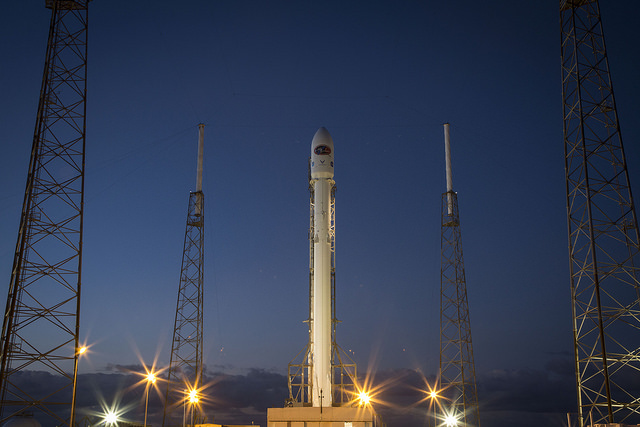
#> input picture skimage.data.rocket(), 640 x 427 px
$ jupyter execute --allow-errors Unit16.1_Image_Processing.ipynb   (shell and % lines are left out)
#> lines starting #> are read from the running program, lines starting #| are printed output that depends on the picture
# Import Packages and load dataset

[cell 1]
import matplotlib.pyplot as plt
import numpy as np
import os
import seaborn as sns

from skimage import data, color
from skimage.filters import threshold_otsu, threshold_local, try_all_threshold

[cell 2]
imgdir = '../datasets/images'

## Functions

[cell 3]
def show_image(image, title='', cmap='gray', silent=True, ax=None):

    if not silent:
        print('Shape of {}: {}'.format('image' if title=='' else title, image.shape))

    if ax is None:
        ax = plt.gca()

    ax.imshow(image, cmap=cmap)   # cmap is ignored for RGB data
    ax.set_title(title)
    ax.axis('off')

# Intro. Image Processing and scikit-image

[cell 4]
# Load the rocket image
rocket = data.rocket()
#> rocket is the input picture: shape (427, 640, 3); mean R, G, B 52.3, 61.3, 82.3

# Convert the image to grayscale
gray_scaled_rocket = color.rgb2gray(rocket)
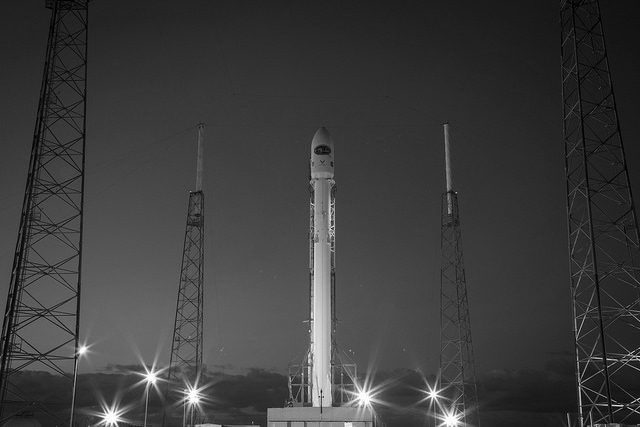
#> gray_scaled_rocket: shape (427, 640) float64; min 0, max 1, mean 0.239

#print('shape of original image: {}'.format(rocket.shape))
#print('shape of gray_scaled image: {}'.format(gray_scaled_rocket.shape))

fig, axes = plt.subplots(1,2, figsize=(10,8))
# Show the original image
show_image(rocket, 'Original RGB image', ax=axes[0], silent=False)
#| Shape of Original RGB image: (427, 640, 3)

# Show the grayscale image
show_image(gray_scaled_rocket, 'Grayscale image', ax=axes[1], silent=False)
#| Shape of Grayscale image: (427, 640)
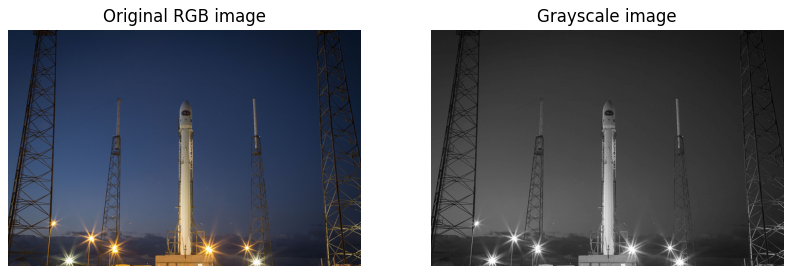
#> figure drawn by matplotlib, 2 panels
